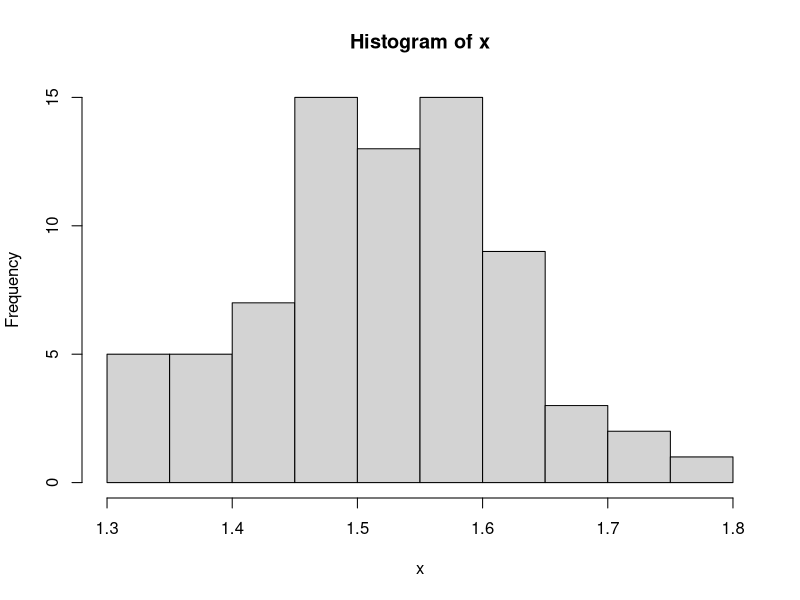
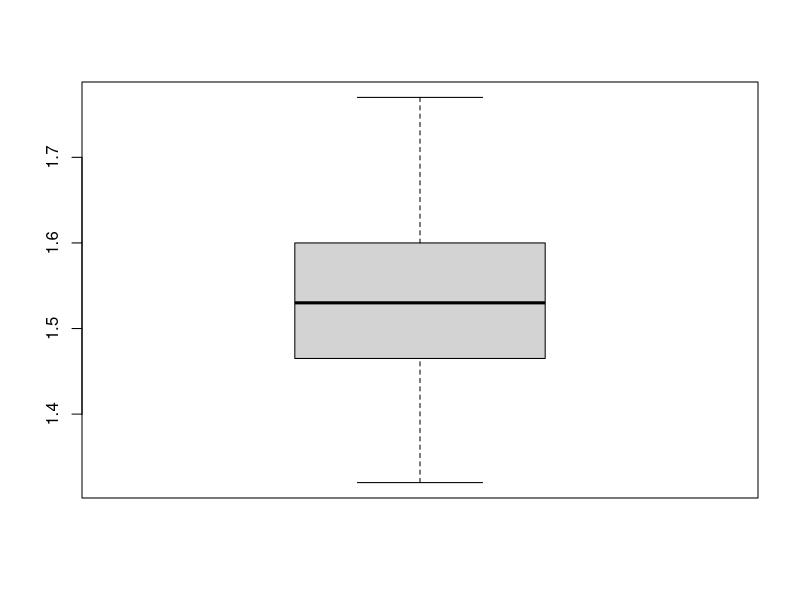
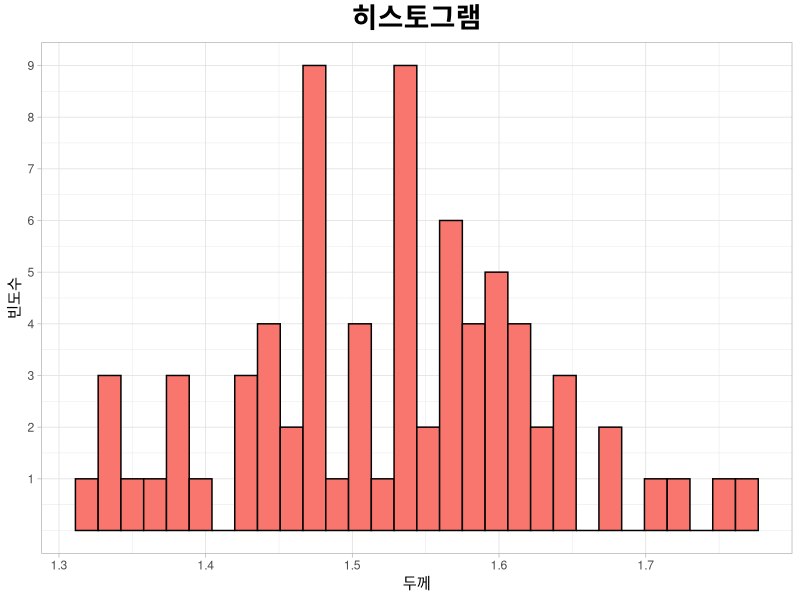
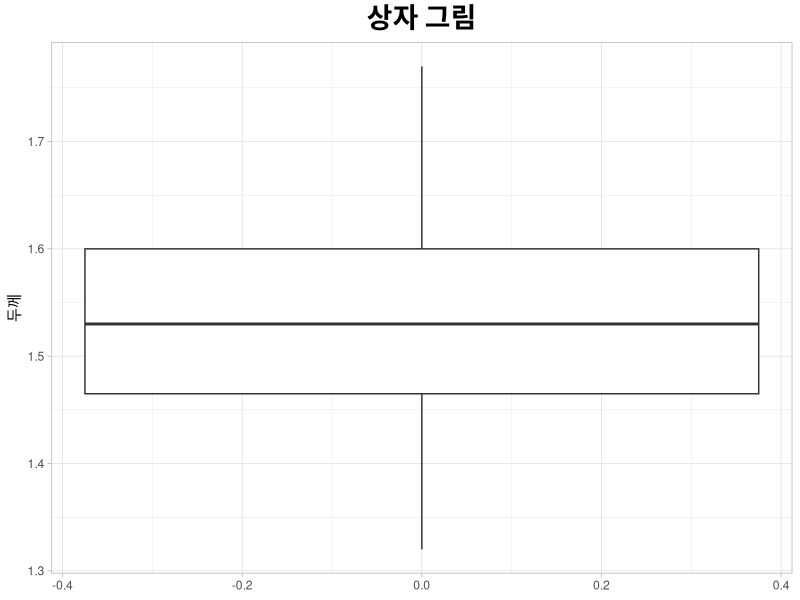
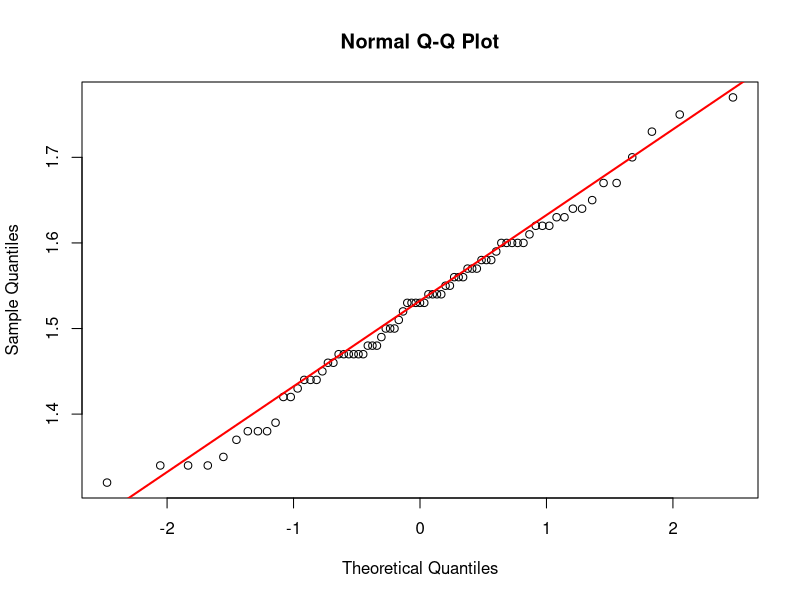
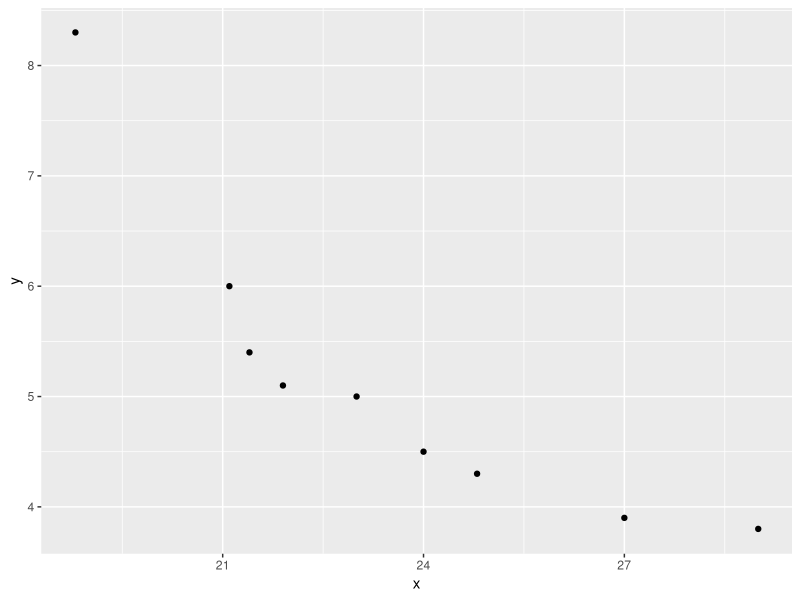
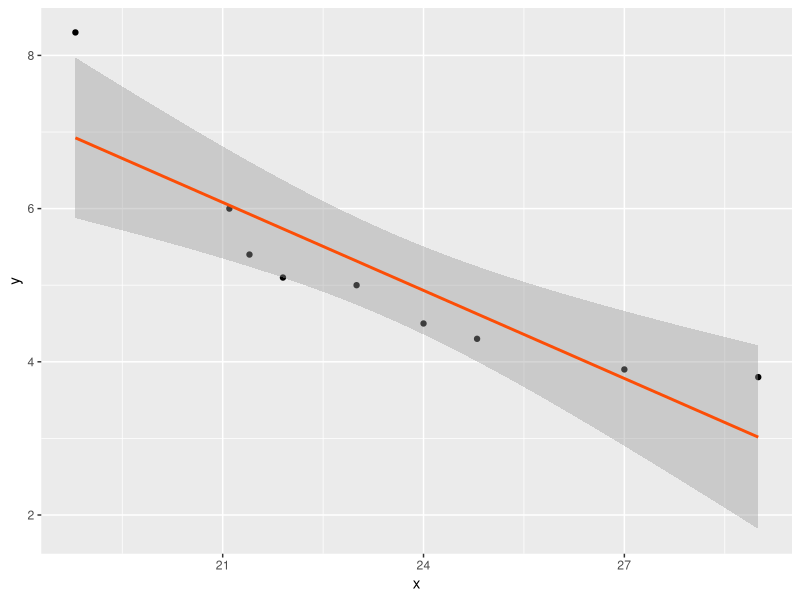
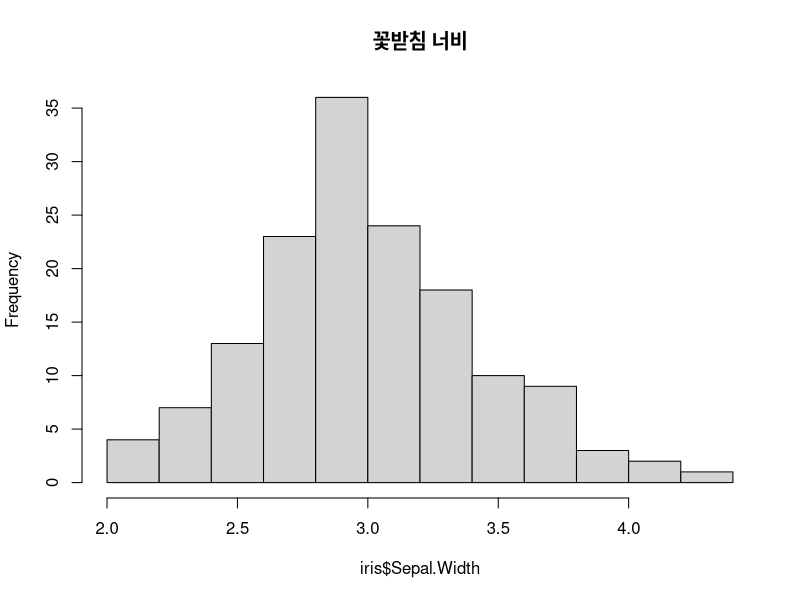

The R script that drew these images, in order:
library(ggplot2)
library(dplyr)
library(car) # 회귀분석과 관련된 패키지
library(corrplot) # 상관 행렬 패키지

# 1. 철사의 공칭두께는 1.5mm 데이터 작성
x <- c(1.47, 1.53, 1.63, 1.77, 1.64,
       1.60, 1.50, 1.59, 1.73, 1.51,
       1.58, 1.42, 1.48, 1.62, 1.44,
       1.56, 1.47, 1.54, 1.62, 1.49,
       1.44, 1.44, 1.61, 1.38, 1.54,
       1.62, 1.38, 1.54, 1.55, 1.46,
       1.60, 1.60, 1.50, 1.70, 1.53,
       1.58, 1.45, 1.48, 1.47, 1.56,
       1.39, 1.34, 1.57, 1.53, 1.56,
       1.35, 1.47, 1.42, 1.46, 1.50,
       1.52, 1.37, 1.53, 1.34, 1.60,
       1.38, 1.48, 1.60, 1.54, 1.67,
       1.32, 1.34, 1.55, 1.64, 1.57,
       1.65, 1.58, 1.67, 1.47, 1.63,
       1.53, 1.43, 1.57, 1.75, 1.47)
x

hist(x) # 히스토그램
boxplot(x) # 상자 그림

df1 = data.frame(thickness = c(1.47, 1.53, 1.63, 1.77, 1.64,
                              1.60, 1.50, 1.59, 1.73, 1.51,
                              1.58, 1.42, 1.48, 1.62, 1.44,
                              1.56, 1.47, 1.54, 1.62, 1.49,
                              1.44, 1.44, 1.61, 1.38, 1.54,
                              1.62, 1.38, 1.54, 1.55, 1.46,
                              1.60, 1.60, 1.50, 1.70, 1.53,
                              1.58, 1.45, 1.48, 1.47, 1.56,
                              1.39, 1.34, 1.57, 1.53, 1.56,
                              1.35, 1.47, 1.42, 1.46, 1.50,
                              1.52, 1.37, 1.53, 1.34, 1.60,
                              1.38, 1.48, 1.60, 1.54, 1.67,
                              1.32, 1.34, 1.55, 1.64, 1.57,
                              1.65, 1.58, 1.67, 1.47, 1.63,
                              1.53, 1.43, 1.57, 1.75, 1.47))
df1

# 히스토그램
ggplot(data = df1, aes(thickness)) + # ggplot2 패키지 사용
  geom_histogram(fill = "#F8766D", colour="black") + # 히스토그램 함수 사용(색과 선 지정)
  theme_light() + # 그래프 테마 설정
  ggtitle("히스토그램") + # 그래프 제목 
  xlab('두께') + # x축 제목
  ylab('빈도수') + # y축 제목
  scale_y_continuous(breaks = c(1:10)) + # y축 라벨링
  theme(plot.title = element_text(face = "bold", # 제목 서식 지정
                                  size = 20,
                                  hjust = 0.5))
# 상자 그림
ggplot(data = df1, aes(thickness)) + # ggplot2 패키지 사용
  geom_boxplot() + # 상자 그림 함수 사용
  theme_light() + # 그래프 테마 설정
  ggtitle("상자 그림") + # 그래프 제목 
  xlab('두께') + # x축 제목
  coord_flip() + # 그래프 90도 회전
  theme(plot.title = element_text(face = "bold", # 제목 서식 지정
                                  size = 20,
                                  hjust = 0.5))

# 2. 상기 데이터는 정규분포를 따르는가?
# (1) Shaprio-Wilks test
# 귀무가설: 모집단은 정규분포를 따른다. 대립가설: 귀무가설은 정규분포를 따르지 않는다.

shapiro.test(df1$thickness)

# 유의확률이 0.6582로 유의수준 0.05를 넘어서므로 귀무가설을 기각할 수 없다. 따라서 본 자료는 정규분포를 따른다고 할 수 있다. 하지만 통계량만으로 정규성 여부를 검정하는 것은 부족하기에 반드시 그래프를 통해서 정규성  여부를 확인할 필요가 있다.

# (2) Q-Q plot

qqnorm(df1$thickness)
qqline(df1$thickness, lwd = 2, col = 'red')

# 그래프의 점들이 직선에 가깝게 붙어 있으면 정규성을 띤다고 가정한다. 도출한 그래프는 산점도 점들이 직선에 거의 일치하므로 정규분포를 따른다고 할 수 있다.


# 3. 다음 데이터에 대해 각 물음에 답하시오.

df2 <- data.frame(x=c(18.8, 21.1, 21.4, 21.9, 23, 24, 24.8, 27, 29),
                 y=c(8.3, 6.0, 5.4, 5.1, 5, 4.5, 4.3, 3.9, 3.8))
df2

# 3.1 산점도
ggplot(data=df2, aes(x = x, y = y)) + geom_point()

# 3.2 상관계수
cor.test(df2$x, df2$y)

# 3.3 회귀직선
ggplot(data=df2, aes(x = x, y = y)) +
  geom_point() + 
  stat_smooth(color = "#FC4E07", method = "lm")

# 3.4 결정계수 구하기
summary(lm(y ~ x, data = df2)) # 결정계수: 0.7642

# 4. iris 데이터 분석(단위:cm)
head(iris)
str(iris)
names(iris)

# Species: 종류
# Sepal.Width: 꽃받침 너비
# Sepal.Length: 꽃받침 길이
# Petal.Width: 꽃잎 너비
# Petal.Length: 꽃잎 길이

# 4.1 그래프 그리기
## 히스토그램 
hist(iris$Sepal.Width, main = '꽃받침 너비')
hist(iris$Sepal.Length, main = '꽃받침 길이')
hist(iris$Petal.Width, main = '꽃잎 너비')
hist(iris$Petal.Length, main = '꽃잎 길이')
ggplot(data = iris, aes(x = Species)) + geom_bar() + ggtitle('종 개수') + 
  theme(plot.title = element_text(face = "bold", # 제목 서식 지정
                                  size = 20,
                                  hjust = 0.5))

## 산점도
plot(iris$Sepal.Length, iris$Petal.Length, main ='꽃받침 길이와 꽃잎 길이 산점도')
plot(iris$Sepal.Width, iris$Petal.Width, main ='꽃받침 너비와 꽃잎 너비 산점도')

  ## 상자 그림
boxplot(iris$Sepal.Width, main = '꽃받침 너비')
boxplot(iris$Sepal.Length, main = '꽃받침 길이')
boxplot(iris$Petal.Width, main = '꽃잎 너비')
boxplot(iris$Petal.Length, main = '꽃잎 길이')

# 4.2 다중회귀분석, 적절한 회귀식 제시(종속변수: 꽃받침 너비, 독립변수: 꽃받침 길이, 꽃잎 너비, 꽃잎 길이)
model = lm(Sepal.Width ~ Sepal.Length + Petal.Width + Petal.Length, data = iris)
summary(model)

# 전진선택법
summary(step(model, direction = "forward"))

# 후진소거법
summary(step(model, direction = "backward"))

# 단계적 선택법
summary(step(model, direction = "both"))

## (1) 상관관계 파악
cor_iris <- cor(iris %>% select(-Species)) # 상관행렬 작성
cor_iris

# 상관행렬 히트맵 생성
col <- colorRampPalette(c("#BB4444", "#EE9988", "#FFFFFF", "#77AADD", "#4477AA")) # 색상 코드 지정
corrplot(cor_iris,
         method = "color", # 색깔로 표현
         col = col(200), # 색상 200개 설정
         type = "lower", # 왼쪽 아래 행렬만 표시
         addCoef.col = "black", # 상관계수 색깔
         tl.col = "black", # 변수명 색깔
         tl.srt = 45, # 변수명 45도 기울임
         diag = F) # 대각 행렬 제외

# Petal.Width와 Sepal.Length는 0.82, Petal.Length와 Sepal.Length는 0.87, Petal.Width와 Petal.Length 0.96으로 세 부분에서 상관이 높게 나왔다. 따라서 다중공선성을 의심할 수 있다.

## (2) VIF 확인
vif(model)

summary(lm(Sepal.Width ~ Sepal.Length, data = iris))
